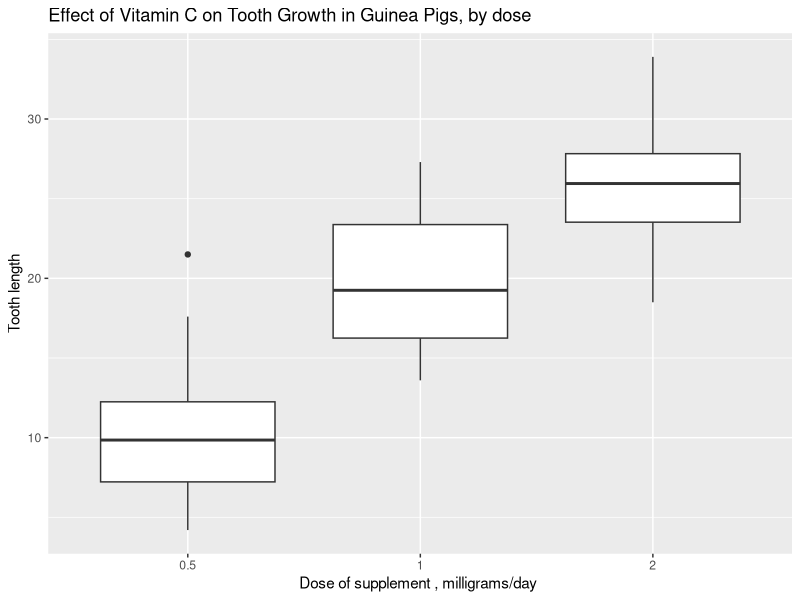
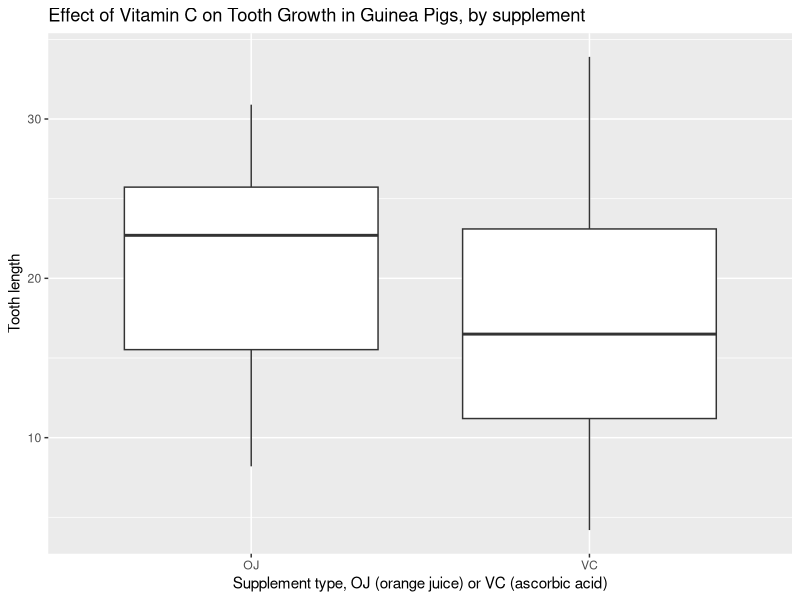
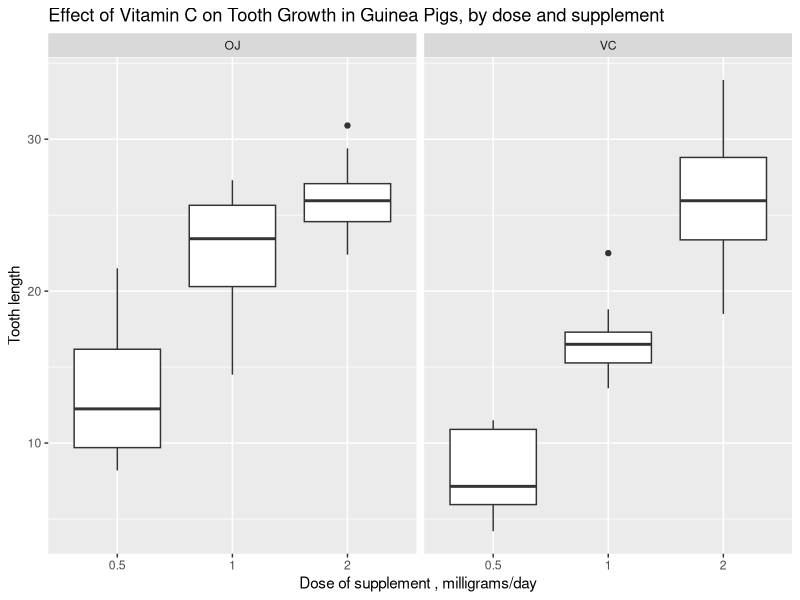

Reproduce these figures in R, in order.
## ---- chunk 1
library(tidyverse)
## ---- chunk 2
dataset <- as_tibble(ToothGrowth)
str(dataset)
## ---- chunk 3
dataset_f <- mutate(dataset, dose = as.factor(dose))
table(dataset_f$supp, dataset_f$dose)
group_by(dataset_f, dose) %>%
    summarise(len = mean(len))
group_by(dataset_f, supp) %>%
    summarise(len = mean(len))
## ---- chunk 4
g <- ggplot(data = dataset_f, mapping = aes(y = len)) +
    labs(y = "Tooth length", 
         title = "Effect of Vitamin C on Tooth Growth in Guinea Pigs")
g1 <- g + geom_boxplot(mapping = aes(x = dose)) +
    labs(x = "Dose of supplement , milligrams/day ",
         title = "Effect of Vitamin C on Tooth Growth in Guinea Pigs, by dose")
g2 <- g + geom_boxplot(mapping = aes(x = supp)) +
    labs(x = "Supplement type, OJ (orange juice) or VC (ascorbic acid)",
         title = "Effect of Vitamin C on Tooth Growth in Guinea Pigs, by supplement")
g3 <- g + geom_boxplot(mapping = aes(x = dose)) +
    facet_wrap(~ supp) +
    labs(x = "Dose of supplement , milligrams/day ",
         title = "Effect of Vitamin C on Tooth Growth in Guinea Pigs, by dose and supplement")
## ---- chunk 5
test_len_supp <- t.test(filter(dataset, supp == "VC")$len, 
                        filter(dataset, supp == "OJ")$len,
                        alternative = "two.sided",
                        mu = 0,
                        paired = FALSE,
                        conf.level = 0.95)
paste0("p-value: ",test_len_supp$p.value)
## ---- chunk 6
test_len_supp$conf.int
## ---- chunk 7
paste0("Bonferroni significance level: ", 0.05/3)
test0.5_1 <- t.test(filter(dataset, dose == 0.5)$len,
                filter(dataset, dose == 1)$len)
test1_2 <- t.test(filter(dataset, dose == 1)$len,
                filter(dataset, dose == 2)$len)
test0.5_2 <- t.test(filter(dataset, dose == 0.5)$len,
                filter(dataset, dose == 2)$len)
paste0("0.5/1 p-value: ",test0.5_1$p.value)
paste0("1/2 p-value: ",test1_2$p.value)
paste0("0.5/2 p-value: ",test0.5_2$p.value)
## ---- chunk 8
print(g1)
print(g2)
print(g3)
